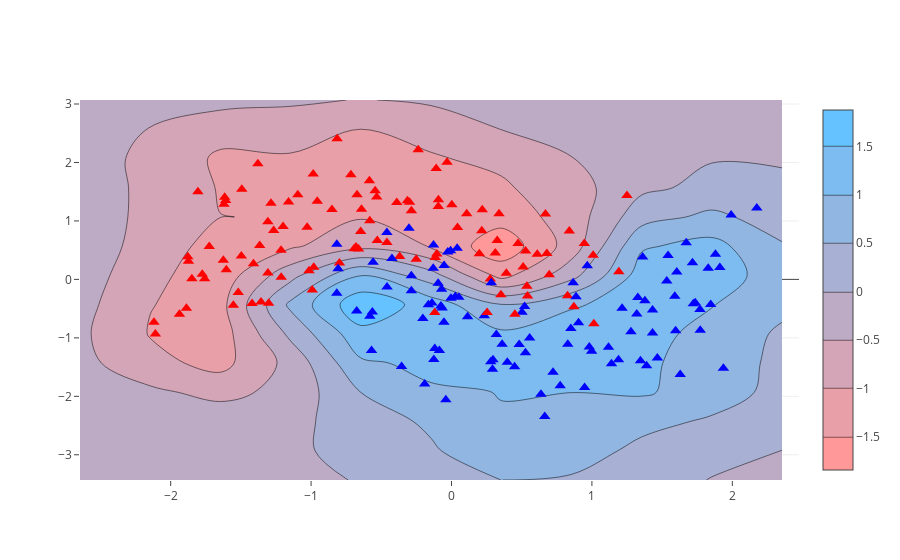

The notebook cell saved with this chart:
### Code cell
iplot([contours, test_points])

### Figure 1 — Plotly figure (JSON) as saved in the notebook; plotly's stock layout.template omitted (floating-point values rounded to 4 significant figures; data arrays with more than 128 entries replaced by an {"elided": "..."} marker saying what was removed)
{"data": [{"colorscale": [[0, "#ff9999"], [1, "#66c2ff"]], "type": "contour", "uid": "101327be-b093-4c0e-b22f-cb4c2bd41c29", "x": [-2.646, -2.146, -1.646, -1.146, -0.6458, -0.1458, 0.3542, 0.8542, 1.354, 1.854], "y": [-3.431, -2.931, -2.431, -1.931, -1.431, -0.9314, -0.4314, 0.06861, 0.5686, 1.069, 1.569, 2.069, 2.569], "z": {"elided": "14x11 float values"}}, {"marker": {"color": {"elided": "200 int values"}, "colorscale": [[0, "red"], [1, "blue"]], "size": 10, "symbol": "triangle-up"}, "mode": "markers", "type": "scatter", "uid": "b480fd44-c71a-4078-8191-f14cd1bf67a4", "x": {"elided": "200 float values"}, "y": {"elided": "200 float values"}}], "layout": {}}
